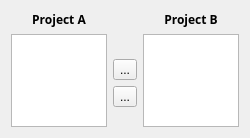
<?xml version="1.0" encoding="UTF-8"?>
<ui version="4.0">
 <class>ProjectDialog</class>
 <widget class="QDialog" name="ProjectDialog">
  <property name="geometry">
   <rect>
    <x>0</x>
    <y>0</y>
    <width>250</width>
    <height>138</height>
   </rect>
  </property>
  <property name="windowTitle">
   <string>Choose Project</string>
  </property>
  <layout class="QGridLayout">
   <item row="3" column="1">
    <widget class="QToolButton" name="rightButton">
     <property name="text">
      <string>...</string>
     </property>
     <property name="icon">
      <iconset resource="res.qrc">
       <normaloff>:/images/rightarrow.png</normaloff>:/images/rightarrow.png</iconset>
     </property>
     <property name="iconSize">
      <size>
       <width>22</width>
       <height>22</height>
      </size>
     </property>
    </widget>
   </item>
   <item row="1" column="1">
    <spacer>
     <property name="orientation">
      <enum>Qt::Orientation::Vertical</enum>
     </property>
     <property name="sizeHint" stdset="0">
      <size>
       <width>20</width>
       <height>40</height>
      </size>
     </property>
    </spacer>
   </item>
   <item row="4" column="1">
    <spacer>
     <property name="orientation">
      <enum>Qt::Orientation::Vertical</enum>
     </property>
     <property name="sizeHint" stdset="0">
      <size>
       <width>20</width>
       <height>21</height>
      </size>
     </property>
    </spacer>
   </item>
   <item row="2" column="1">
    <widget class="QToolButton" name="leftButton">
     <property name="text">
      <string>...</string>
     </property>
     <property name="icon">
      <iconset resource="res.qrc">
       <normaloff>:/images/leftarrow.png</normaloff>:/images/leftarrow.png</iconset>
     </property>
     <property name="iconSize">
      <size>
       <width>22</width>
       <height>22</height>
      </size>
     </property>
    </widget>
   </item>
   <item row="0" column="2">
    <widget class="QLabel" name="labelB">
     <property name="text">
      <string>&lt;html&gt;&lt;head&gt;&lt;meta name=&quot;qrichtext&quot; content=&quot;1&quot; /&gt;&lt;/head&gt;&lt;body style=&quot; white-space: pre-wrap; font-family:Sans Serif; font-weight:400; font-style:normal; text-decoration:none;&quot;&gt;&lt;p style=&quot; margin-top:0px; margin-bottom:0px; margin-left:0px; margin-right:0px; -qt-block-indent:0; text-indent:0px;&quot;&gt;&lt;span style=&quot; font-weight:600;&quot;&gt;Project B&lt;/span&gt;&lt;/p&gt;&lt;/body&gt;&lt;/html&gt;</string>
     </property>
     <property name="alignment">
      <set>Qt::AlignmentFlag::AlignCenter</set>
     </property>
    </widget>
   </item>
   <item row="0" column="0">
    <widget class="QLabel" name="labelA">
     <property name="text">
      <string>&lt;html&gt;&lt;head&gt;&lt;meta name=&quot;qrichtext&quot; content=&quot;1&quot; /&gt;&lt;/head&gt;&lt;body style=&quot; white-space: pre-wrap; font-family:Sans Serif; font-weight:400; font-style:normal; text-decoration:none;&quot;&gt;&lt;p style=&quot; margin-top:0px; margin-bottom:0px; margin-left:0px; margin-right:0px; -qt-block-indent:0; text-indent:0px;&quot;&gt;&lt;span style=&quot; font-weight:600;&quot;&gt;Project A&lt;/span&gt;&lt;/p&gt;&lt;/body&gt;&lt;/html&gt;</string>
     </property>
     <property name="alignment">
      <set>Qt::AlignmentFlag::AlignHCenter</set>
     </property>
    </widget>
   </item>
   <item row="1" column="0" rowspan="4">
    <widget class="ProjectListWidget" name="projectA"/>
   </item>
   <item row="1" column="2" rowspan="4">
    <widget class="ProjectListWidget" name="projectB"/>
   </item>
  </layout>
 </widget>
 <customwidgets>
  <customwidget>
   <class>ProjectListWidget</class>
   <extends>QListWidget</extends>
   <header>projectlistwidget.h</header>
  </customwidget>
 </customwidgets>
 <resources>
  <include location="res.qrc"/>
 </resources>
 <connections/>
</ui>
